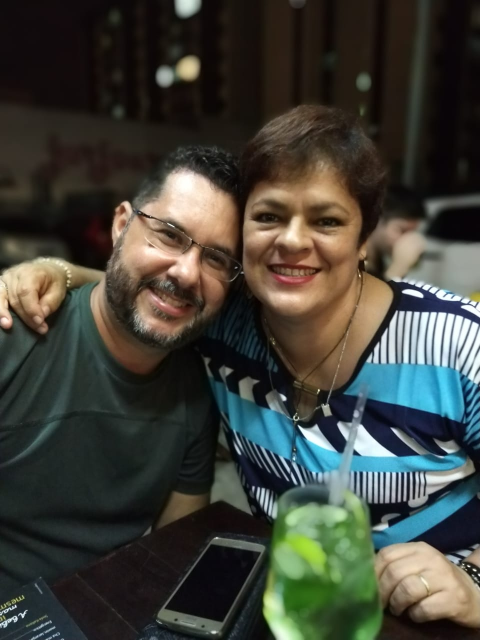
#> input picture Imagens_processadas/Fotos_processar.jpg, 960 x 1280 px, found by its file name (shown at 1/2 size)
$ python processarImagens.py
#> lines starting #> are read from the running program, lines starting #| are printed output that depends on the picture
''' Programa em Python que processa imagens, fotos, etc. Precisa instalar a biblioteca (library) PIL.
E.g.: pip install pillow

O PIL, sigla para Python Imaging Library, é uma biblioteca de processamento de imagens bastante utilizada em Python.
Oferece funcionalidades e recursos para manipulação, edição e processamento de imagens.
Permite que os desenvolvedores Python trabalhem com imagens de forma eficiente e flexível.
Formatos: JPEG, PNG, GIF, BMP, etc. Permite também a aplicação de filtros.

Autor: Daniel Caixeta - @dfcaixeta - 01.abr.2024. '''

# Importando a biblioteca Pillow.
from PIL import Image, ImageFilter

# Carrega uma imagem.
imagem1_original = Image.open('E:/Repo_Codes/Praticas_em_Python/Imagens_processadas/Fotos_processar.jpg')
#> imagem1_original is the input picture: PIL image 960x1280 RGB; mean R, G, B 63.5, 64.7, 56.9

# Redimensiona a imagem original para uma largura de 600 pixels.
nova_largura = 600
nova_altura = int(imagem1_original.size[1] * (nova_largura / imagem1_original.size[0]))
#> nova_altura = 800
imagem1_redimensionada = imagem1_original.resize((nova_largura, nova_altura))
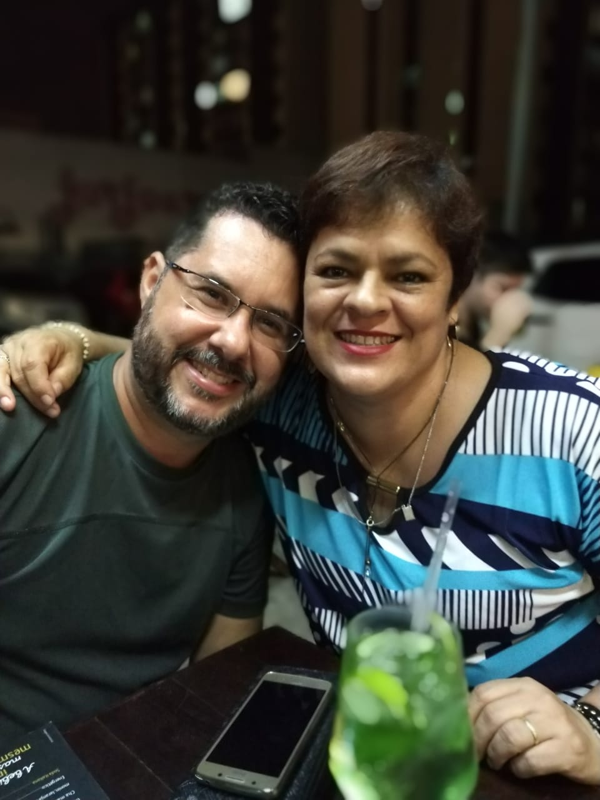
#> imagem1_redimensionada: PIL image 600x800 RGB; mean R, G, B 63.6, 64.7, 56.9

# Salvando a imagem final na pasta de interesse.
imagem1_redimensionada.save('E:/Repo_Codes/Praticas_em_Python/Imagens_processadas/imagem1_redimensionada.jpg')
print('Imagem final salva com sucesso!')

# Certifique-se de que as duas imagens tenham o mesmo tamanho usnando operação de comparação.
print()
if imagem1_original.size == imagem1_redimensionada.size:
    raise ValueError("As imagens têm as mesmas dimensões!")
else:
    print('Imagens com as mesmas dimensões diferentes!')
    print()

# Exibe as informações das imagens que serão processadas
print('Informações das Imagens [...]')
print('Imagem 1: Formato:', imagem1_original.format, '- Dimensões:', imagem1_original.size,
       '- Modo:', imagem1_original.mode)
#| Imagem 1: Formato: JPEG - Dimensões: (960, 1280) - Modo: RGB
print('Imagem 2: Formato:', imagem1_redimensionada.format, '- Dimensões:', imagem1_redimensionada.size,
       '- Modo:', imagem1_redimensionada.mode)
#| Imagem 2: Formato: None - Dimensões: (600, 800) - Modo: RGB
print()

# Processamento de imagem - Aplicar um filtro de desfoque na imagem redimensionada.
imagem1_desfocada = imagem1_redimensionada.filter(ImageFilter.BLUR)
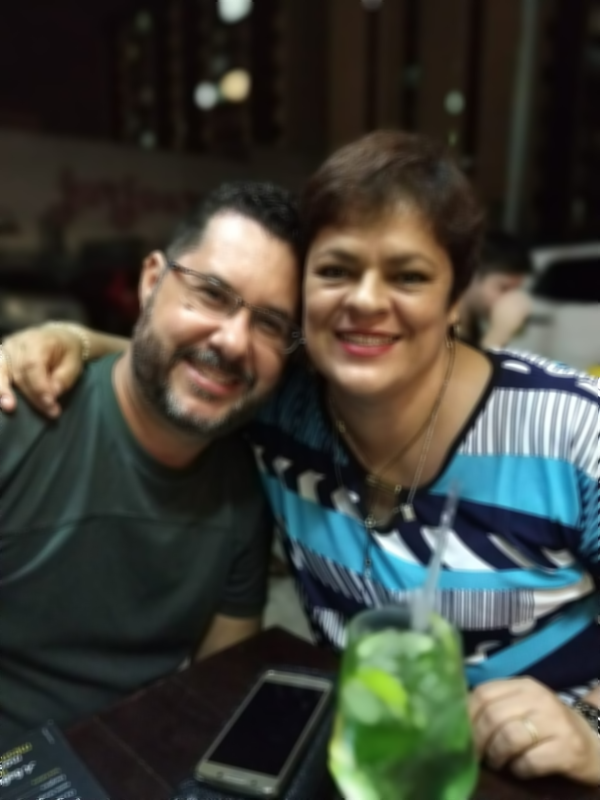
#> imagem1_desfocada: PIL image 600x800 RGB; mean R, G, B 63.6, 64.7, 56.9

# Processamento de imagem - Aplicar um filtro de suavização na imagem redimensionada.
imagem1_suavizada = imagem1_redimensionada.filter(ImageFilter.SHARPEN)

# Processamento de imagem - Aplicar um filtro cinza na imagem redimensionada.
imagem1_cinza = Image.open('E:/Repo_Codes/Praticas_em_Python/Imagens_processadas/imagem1_redimensionada.jpg').convert('L')
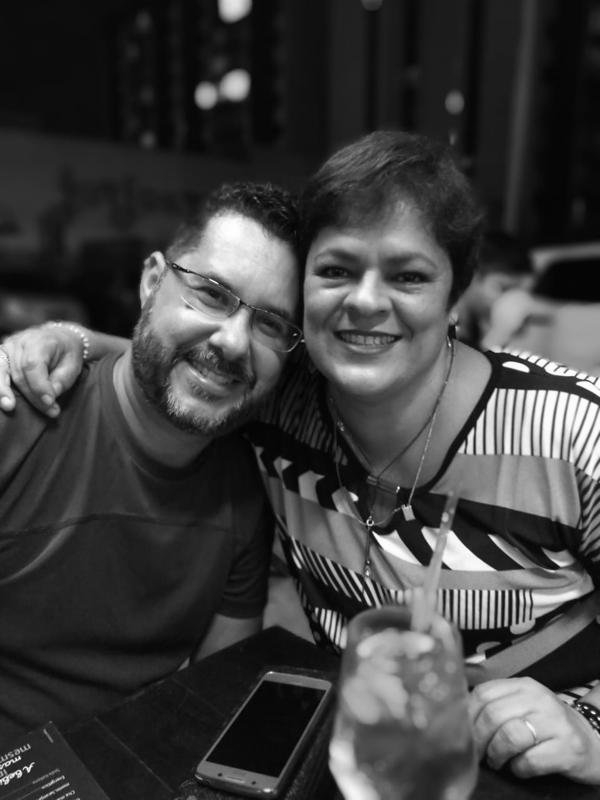
#> imagem1_cinza: PIL image 600x800 L; min 0, max 255, mean 63.5

# Processamento de imagem - Aplicar um filtro sepia na imagem redimensionada.
def apply_sepia(image):
    # Define a matriz de conversão para o efeito sépia
    sepia_matrix = [
        [0.393, 0.769, 0.189],
        [0.349, 0.686, 0.168],
        [0.272, 0.534, 0.131]
    ]

    # Aplica a matriz de conversão à imagem
    sepia_image = image.copy()
    width, height = sepia_image.size
#> width = 600; height = 800

    for y in range(height):
        for x in range(width):
            r, g, b = sepia_image.getpixel((x, y))
            sepia_r = min(255, int(r * sepia_matrix[0][0] + g * sepia_matrix[0][1] + b * sepia_matrix[0][2]))
            sepia_g = min(255, int(r * sepia_matrix[1][0] + g * sepia_matrix[1][1] + b * sepia_matrix[1][2]))
            sepia_b = min(255, int(r * sepia_matrix[2][0] + g * sepia_matrix[2][1] + b * sepia_matrix[2][2]))
            sepia_image.putpixel((x, y), (sepia_r, sepia_g, sepia_b))
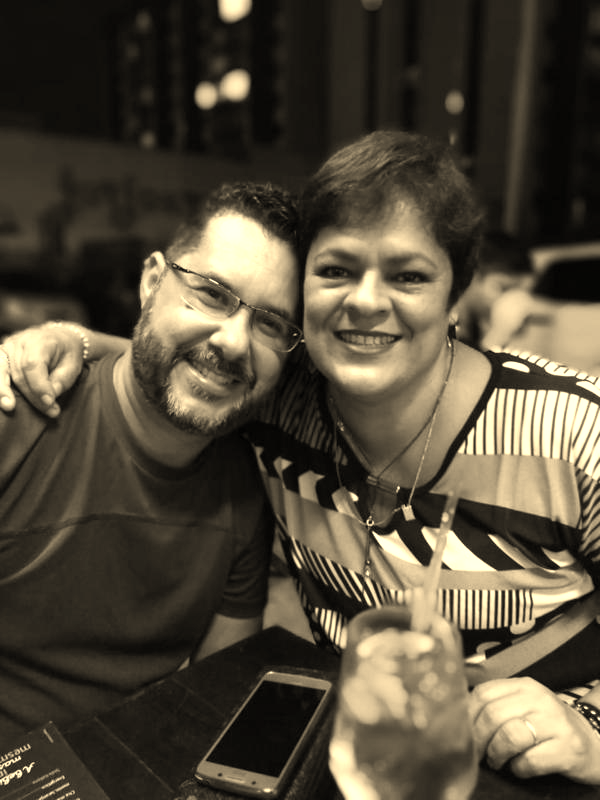
#> sepia_image: PIL image 600x800 RGB; mean R, G, B 83.1, 75, 58.8

    return sepia_image

# Carrega a imagem original
input_image = Image.open('E:/Repo_Codes/Praticas_em_Python/Imagens_processadas/imagem1_redimensionada.jpg')

# Aplica o efeito sépia
imagem1_sepia = apply_sepia(input_image)

# Exibe as imagens
imagem1_original.show()
imagem1_redimensionada.show()
imagem1_desfocada.show()
imagem1_suavizada.show()
imagem1_cinza.show()
imagem1_sepia.show()

# EOC
